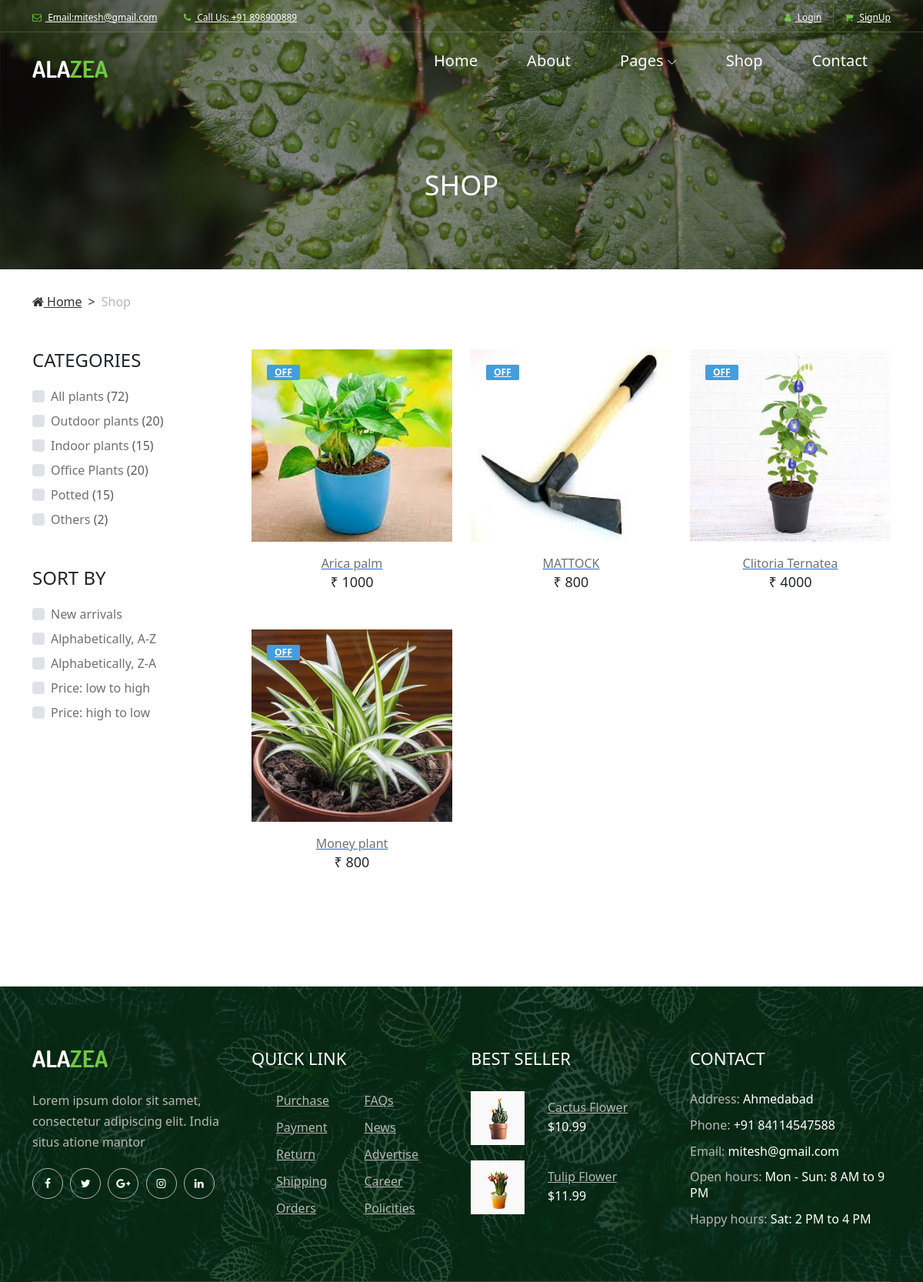
The app's page /shop/ with its own data.
### myapp/models.py (models this page shows, shortened)
class Product(models.Model):
    farmer=models.ForeignKey(User,on_delete=models.CASCADE)
    category=models.ForeignKey(Category,on_delete=models.CASCADE,default='plants')
    pname=models.CharField(max_length=100)
    price=models.IntegerField()
    p_img=models.ImageField(upload_to='images/')
    p_stock=models.IntegerField()
    description=models.CharField(max_length=500)

### myapp/views.py (the view)
# urls.py: path('shop/',views.shop,name='shop'),
def shop(request):
    shops=Product.objects.all()
    return render(request,'shop.html',{'shop':shops})

### myapp/templates/shop.html (shortened to what this page needs)
{% extends 'header.html' %}
{% load static %}
{% block content %}
<div class="breadcrumb-area">
    <div class="top-breadcrumb-area bg-img bg-overlay d-flex align-items-center justify-content-center"
        style="background-image: url({% static 'img/bg-img/24.jpg' %});">
        <h2>Shop</h2>
    </div>
    <div class="container">
        <div class="row">
            <div class="col-12">
                <nav aria-label="breadcrumb">
                    <ol class="breadcrumb">
                        <li class="breadcrumb-item"><a href="#"><i class="fa fa-home"></i> Home</a></li>
                        <li class="breadcrumb-item active" aria-current="page">Shop</li>
                    </ol>
                </nav>
            </div>
        </div>
    </div>
</div>
<section class="shop-page section-padding-0-100">
    <div class="container">
        <div class="row">
            <div class="col-12 col-md-4 col-lg-3">
                <div class="shop-sidebar-area">
                    <div class="shop-widget catagory mb-50">
                        <h4 class="widget-title">Categories</h4>
                        <div class="widget-desc">
                            <div class="custom-control custom-checkbox d-flex align-items-center mb-2">
                                <label class="custom-control-label" for="customCheck1">All plants <span
                                        class="text-muted">(72)</span></label>
                            </div>
                            <div class="custom-control custom-checkbox d-flex align-items-center mb-2">
                                <label class="custom-control-label" for="customCheck2">Outdoor plants <span
                                        class="text-muted">(20)</span></label>
                            </div>
                            <div class="custom-control custom-checkbox d-flex align-items-center mb-2">
                                <label class="custom-control-label" for="customCheck3">Indoor plants <span
                                        class="text-muted">(15)</span></label>
                            </div>
                            <div class="custom-control custom-checkbox d-flex align-items-center mb-2">
                                <label class="custom-control-label" for="customCheck4">Office Plants <span
                                        class="text-muted">(20)</span></label>
                            </div>
                            <div class="custom-control custom-checkbox d-flex align-items-center mb-2">
                                <label class="custom-control-label" for="customCheck5">Potted <span
                                        class="text-muted">(15)</span></label>
                            </div>
                            <div class="custom-control custom-checkbox d-flex align-items-center mb-2">
                                <label class="custom-control-label" for="customCheck6">Others <span
                                        class="text-muted">(2)</span></label>
                            </div>
                        </div>
                    </div>
                    <div class="shop-widget sort-by mb-50">
                        <h4 class="widget-title">Sort by</h4>
                        <div class="widget-desc">
                            <div class="custom-control custom-checkbox d-flex align-items-center mb-2">
                                <label class="custom-control-label" for="customCheck7">New arrivals</label>
                            </div>
                            <div class="custom-control custom-checkbox d-flex align-items-center mb-2">
                                <label class="custom-control-label" for="customCheck8">Alphabetically, A-Z</label>
                            </div>
                            <div class="custom-control custom-checkbox d-flex align-items-center mb-2">
                                <label class="custom-control-label" for="customCheck9">Alphabetically, Z-A</label>
                            </div>
                            <div class="custom-control custom-checkbox d-flex align-items-center mb-2">
                                <label class="custom-control-label" for="customCheck10">Price: low to high</label>
                            </div>
                            <div class="custom-control custom-checkbox d-flex align-items-center">
                                <label class="custom-control-label" for="customCheck11">Price: high to low</label>
                            </div>
                        </div>
                    </div>
                </div>
            </div>
            <div class="col-12 col-md-8 col-lg-9">
                <div class="shop-products-area">
                    <div class="row">
                        {% for i in shop %}
                        <div class="col-12 col-sm-6 col-lg-4">
                            <div class="single-product-area mb-50">
                                <div class="product-img">
                                    <img src="{{i.p_img.url}}" alt="" style="height: 250px;">
                                    <div class="product-tag">
                                        <a href="#">off</a>
                                    </div>
                                </div>
                                <div class="product-info mt-15 text-center">
                                    <a href="{% url 'shop_detail' pk=i.pk %}">
                                        <p>{{i.pname}}</p>
                                    </a>
                                    <h6>₹ {{i.price}}</h6>
                                </div>
                            </div>
                        </div>
                       {% endfor %}
                    </div>
                </div>
</section>
{% endblock%}

### myapp/static/css/classy-nav.css (style rules this page uses)
* { margin: 0; padding: 0; }
body { font-family: "Roboto", sans-serif; }
ul, ol { margin: 0; }
ul li, ol li { list-style: none; }
img { height: auto; max-width: 100%; }
.bg-img { background-position: center center; background-size: cover; background-repeat: no-repeat; }
.justify-content-center { -webkit-box-pack: center; -ms-flex-pack: center; justify-content: center; }

### records on screen
Product: p_img (picture), pname "Arica palm", price "1000"
Product: p_img (picture), pname "MATTOCK", price "800"
Product: p_img (picture), pname "Clitoria Ternatea", price "4000"
Product: p_img (picture), pname "Money plant", price "800"
